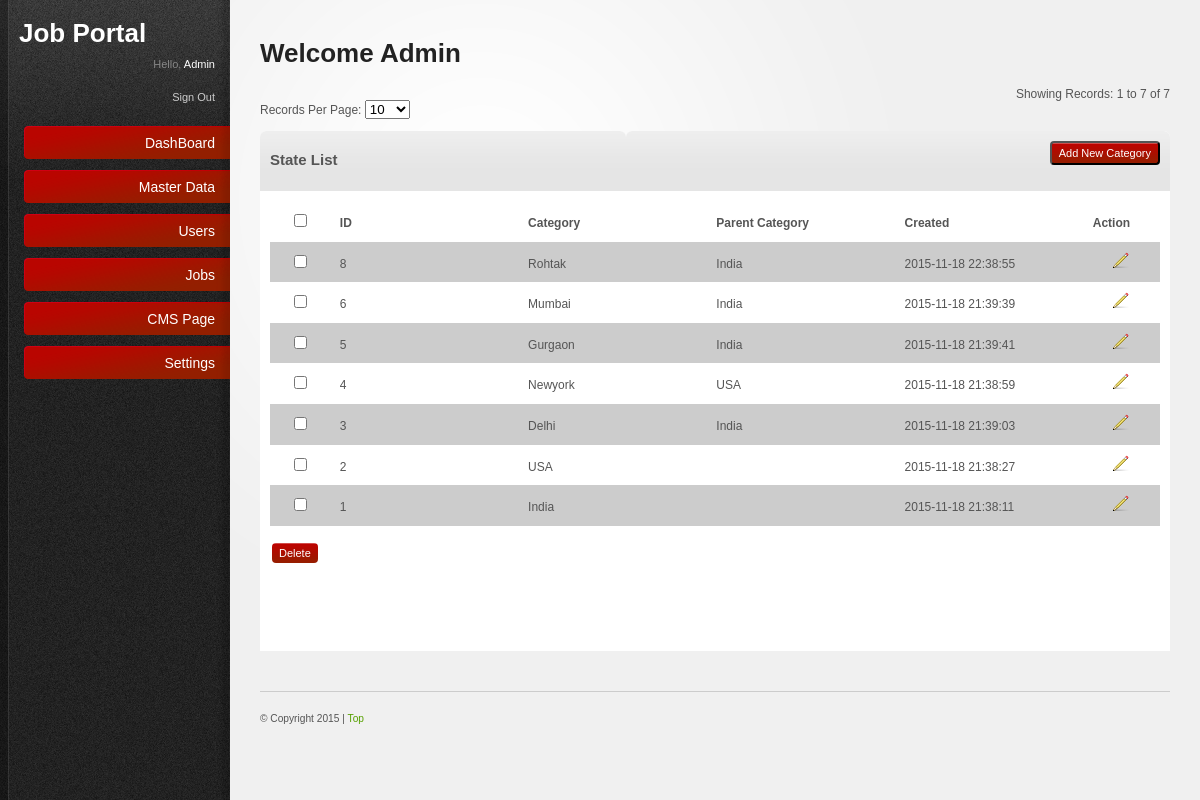
Screenshot of /admin/category.php (signed in) with the database file from the repository.
### tables this page shows
CREATE TABLE `category` (
  `id` int(11) NOT NULL AUTO_INCREMENT,
  `pid` int(11) NOT NULL,
  `cname` varchar(255) NOT NULL,
  `created` datetime NOT NULL,
  PRIMARY KEY (`id`)
);

### admin/includes/paging.inc.php (called while the page is built, shortened)
<?php
class Pager {
function pageSize($size)
{
if(!empty($size))
{
return $size;
}else{
return 25;
}
}
function findStart($limit) {
if ((!isset($_GET['page'])) || ($_GET['page'] == "1")) {
$start = 0;
}
else {
$start = ($_GET['page']-1) * $limit;
}
return $start;
}
function pageList($curpage, $pages,$pagesize,$queryString=false)
{
$page_list = "";
$limit=$pages-4;
$startpage=$curpage;
if($pages<=5)
{
$startpage=1;
$lastpage=$pages;
}
elseif($startpage>$limit)
{
$startpage=$limit;
$lastpage=$pages;
}
else
{
$lastpage=$startpage+4;
}
for ($i=$startpage; $i<=$pages and $i<=$lastpage; $i++)
{
if ($i == $curpage)
{
$page_list .= "<b>".$i."</b>";
}
else
{
$page_list .= "<a href=\"".$_SERVER['PHP_SELF']."?page=".$i."&".$queryString."&pagesize=".$pagesize."\" title=\"Page ".$i."\">".$i."</a>";
}
$page_list .= " ";
}
$page_list .= "</td>\n";
return $page_list;
}
function showingRecords($start,$limit,$count) {
$toEnd=$start+$limit;
if($toEnd>$count) {
$endPoint=$count;
}else {
$endPoint=$toEnd;
}
return ($start+1)." to ".$endPoint." of ".$count;
}
}
?>

### admin/includes/generalFunction.php (called while the page is built, shortened)
<?php
function return_category_name($id)
{
	$qry = "select cname from category where id='$id'";
	$get = mysql_query($qry);
	$fetch = mysql_fetch_array($get);
	$return = $fetch['cname'];
	return $return;
}
?>

### admin/category.php (the view, shortened to what this page needs)
<?
	require_once("includes/paging.inc.php");
	require_once("includes/generalFunction.php");
	$paging = new Pager;
	$pagesize=$_GET['pagesize'];
    $sql="select * from category where 1 order by id desc";
	 $limit=$paging->pageSize($pagesize);
	$start = $paging->findStart($limit);
	$ExecQuery=mysql_query($sql) or die(mysql_error());
	$count=mysql_num_rows($ExecQuery);
	$showingR=$paging->showingRecords($start,$limit,$count);
	$Exec=mysql_query("$sql $orders LIMIT  $start , $limit") or die(mysql_error());
    $countrecord=mysql_num_rows($Exec);
?>
<!DOCTYPE html PUBLIC "-//W3C//DTD XHTML 1.0 Strict//EN"
"http://www.w3.org/TR/xhtml1/DTD/xhtml1-strict.dtd">
<html xmlns="http://www.w3.org/1999/xhtml">
	<head>
		<link rel="stylesheet" href="resources/css/reset.css" type="text/css" media="screen" />
		<link rel="stylesheet" href="resources/css/style.css" type="text/css" media="screen" />
		<link rel="stylesheet" href="resources/css/invalid.css" type="text/css" media="screen" />
	</head>
	<body>
    <div id="body-wrapper">
	  <? include('left.php');	?>
     <div id="main-content">
			<h2>Welcome <?=ucfirst($_SESSION["username"]); ?></h2>
				 <tr>
		<td>
			<br>
					<?
  if($countrecord>0) {
  ?>
		<div align="right">Showing Records: <?=$showingR?></div>
		<div>Records Per Page:
			<select name="pagesize" id="pagesize" onchange="location.href='category.php?&pagesize='+this.value">
           		<option value="10" <? if($pagesize==10){echo "selected";} ?>>10</option>
			 </select>
		</div><br />
		<?
	}
		?>
		</td></tr>
			<table border="0" cellpadding="0" cellspacing="0" width="100%">
			  <tbody>
			  <tr>
				<td class="content-box-header">
					<b style='font-size:15px;'>State List</b>
				   </td>
                   <td class="content-box-header">
					<form name="createCity" method="post" action="add_category.php">
                    <div style="float:right">
                    <input class="button"  type="submit" name="createcity" value="Add New Category" >
					</div>
                    </form>
				   </td>
			  </tr>
			</tbody>
			</table>
		<table border="0" cellpadding="0" cellspacing="0">
			<tr>
				<td>
        <form method="post" name="frm" id="form1" onsubmit="return chkForm(this);">
	     <table class="tableList" border="0" cellpadding="0" cellspacing="1" width="100%">
		  <tbody>
  <?
  if($countrecord>0) {
    ?>
		  <tr>
			 <th width="2%" bgcolor="#FFFFFF">
			 	<input name="check_all" id="check_all" value="1" onclick="checkall(this.form)"  type="checkbox">
			  </th>
              <th align="left" width="10%" bgcolor="#FFFFFF"><b>ID</b> </th>
              <th align="left" width="10%" bgcolor="#FFFFFF"><b>Category</b> </th>
              <th align="left" width="10%" bgcolor="#FFFFFF"><b>Parent Category</b> </th>
              <th align="left" width="10%" bgcolor="#FFFFFF"><b>Created</b> </th>
              <th align="left" width="2%" bgcolor="#FFFFFF"><b>Action</b></th>
              </tr>
              <?
				   $i=0;
              while($records=mysql_fetch_array($Exec)) {
				if($i%2==0){$CL="#CCCCCC";}else{$CL="#FFFFFF";}
              ?>
			  <tr>
				<td align="center" bgcolor='<?=$CL?>'><input name="arr_pd_ids[]" id="arr_pd_ids[]" value="<?=$records['id']?>" type="checkbox"></td>
                <td bgcolor='<?=$CL?>'><? echo $records['id'];?> </td>
                <td bgcolor='<?=$CL?>'><? echo $records['cname'];?> </td>
                <td bgcolor='<?=$CL?>'><? echo return_category_name($records['pid']);?> </td>
                <td bgcolor='<?=$CL?>'><? echo $records['created'];?></td>
                <td align="center" bgcolor='<?=$CL?>'><span style="cursor:pointer" onclick="return actionPerform('updatecategory.php','<?=$records['id']?>','cit_id','frm');">
                     <img src="resources/images/icons/pencil.png" alt="Edit" border="0" height="16" width="16"></span></td>
  			</tr>
              <?
         $i++; }
              ?>
            </tbody>
          </table>
          <table border="0" cellpadding="0" cellspacing="0" width="100%">
          <tbody>
   		  <tr>
            <td style="padding: 2px;" ><br />
			        <input name="Delete" id="Delete"  value="Delete" class="button" onclick="return deleteConfirmFromUser1('arr_pd_ids[]')"
                    type="submit" style="border:0px;" />
            </td>
          </tr>
          <tr>
          	<td>&nbsp;</td>
          </tr>
          <tr>
          	<td>
          		<table border="0" cellpadding="0" cellspacing="0" width="100%">
	          		<tr>
	          			<td width="90%" align="center">
	          			</td>
	          		</tr>
          		</table>
          	</td>
          </tr>
          <?
      }else{
	     echo '<tr>
          	<td align="center">
          		No Records
          	</td>
          </tr>';
      }
          ?>
        </tbody>
        </table>
      </form>
		</td>
			</tr>
        </table>
    <? require('footer.php') ?>
</div>
</div>
</div></body>
</html>

### admin/left.php (shortened to what this page needs)
<div id="sidebar"><div id="sidebar-wrapper">
           <div style="padding:10px 0px 0px 10px; font-size:16px; color:#FFF;"> <h2 style="color:#fff; padding-top:10px;">Job Portal</h2>
           </div>
		<div id="profile-links">
			Hello, <span style="color:#FFF;"><?=ucfirst($_SESSION["username"]);?></span>
			 <br />
			<br />
               <a href="logout.php" title="Sign Out">Sign Out</a>
		</div>
           <?php
		  $menu_home = array("welcome.php");
		  $menu_master = array("citylist.php","state.php","country.php", "statuslist.php","updatecity.php","add_city.php","add_state.php","updatestate.php","add_country.php","updatecountry.php","add_status.php","updatestatus.php","adminuser.php", "experience.php", "qualification.php", "specialization.php", "specialization_manage.php", "qualification_manage.php", "experience_manage.php", "industry.php", "industry_manage.php", "functionalarea.php", "functionalarea_manage.php");
		  $menu_member = array("userlist.php","userreqlist.php","updateuser.php","updateuserreq.php","searchentry.php","searchentryassign.php","searchuserreq.php");
		  $menu_pass = array("change_password.php");
		  $menu_pages = array("cmspage.php","cmspage_manage.php");
		  $jobs = array("jobs.php");
		?>
               <ul id="main-nav">
                		<li>
                       <a href="welcome.php"
                       <?php if (in_array(basename($_SERVER['SCRIPT_FILENAME']), $menu_home)) { echo 'class="nav-top-item active no-submenu"';  } else { echo 'class="nav-top-item  no-submenu"'; }?>>DashBoard
                       </a></li>
                       <li>
                       <a href="#"
                       <?php if (in_array(basename($_SERVER['SCRIPT_FILENAME']), $menu_master)) { echo 'class="nav-top-item active no-submenu"';  } else { echo 'class="nav-top-item  no-submenu"'; }?>>Master Data
                       </a></li>
                       <li>
                       <a href="#"
                       <?php if (in_array(basename($_SERVER['SCRIPT_FILENAME']), $menu_member)) { echo 'class="nav-top-item active no-submenu"';  } else { echo 'class="nav-top-item  no-submenu"'; }?>>Users
                       </a>
                       </li>
                       <li>
                      <a href="#"
                       <?php if (in_array(basename($_SERVER['SCRIPT_FILENAME']), $jobs)) { echo 'class="nav-top-item active no-submenu"';  } else { echo 'class="nav-top-item  no-submenu"'; }?>>Jobs
                       </a>
                       </li>
					<li>
                       <a href="#"
                       <?php if (in_array(basename($_SERVER['SCRIPT_FILENAME']), $menu_pages)) { echo 'class="nav-top-item active no-submenu"';  } else { echo 'class="nav-top-item  no-submenu"'; }?>>CMS Page
                       </a>
                       </li>
                       <li>
                       <a href="#"
                       <?php if (in_array(basename($_SERVER['SCRIPT_FILENAME']), $menu_pass)) { echo 'class="nav-top-item active no-submenu"';  } else { echo 'class="nav-top-item  no-submenu"'; }?>>Settings
                       </a>
                       </li>
               </ul>
	</div></div>

### admin/footer.php
<div id="footer">
				<small>
						&#169; Copyright 2015 | <a href="#">Top</a>
				</small>
			</div>

### admin/resources/css/style.css (style rules this page uses)
html { font-size: 100%; height: 100%; margin-bottom: 1px; }
body { font-family: Arial, Helvetica, sans-serif; color: #555; background: #f0f0f0 url('../images/bg-body.gif') top left repeat-y; font-size: 12px; }
#body-wrapper { background: url('../images/bg-radial-gradient.gif') fixed 230px top no-repeat; }
h1, h2, h3, h4, h5, h6 { font-family: Helvetica, Arial, sans-serif; color: #222; font-weight: bold; }
h2 { font-size: 26px; padding: 0 0 10px 0; }
a { color: #57a000; text-decoration: none; }
small { font-size: 0.85em; }
.button { font-family: Verdana, Arial, sans-serif; text-align:center display: inline-block; background: url('../images/bg-button-green.gif') top left repeat-x !important; padding: 4px 7px 4px 7px !important; color: #fff !important; font-size: 11px !important; cursor: pointer; }
#sidebar { background: url('../images/bg-sidebar.gif') top left no-repeat; width: 230px; height: 100%; position: absolute; left: 0; top: 0; color: #888; font-size: 11px; }
#sidebar #sidebar-wrapper { margin: 0 0 0 9px; }
#sidebar a, #sidebar a:active { color:#ccc; }
#sidebar #profile-links { padding: 0 15px 20px 15px; text-align: right; line-height: 1.5em; }
#sidebar #main-nav { width: 206px; padding: 0; margin: 0 0 0 15px; font-family: Helvetica, Arial, sans-serif; }
#sidebar #main-nav li { list-style: none; padding-bottom: 10px; text-align: right; }
#sidebar #main-nav li a.nav-top-item { background: transparent url('../images/bg-menu-item-green.gif') right center no-repeat; padding: 10px 15px; color: #fff; font-size: 14px; cursor: pointer; display: block; text-decoration: none; }
#main-content { margin: 0 30px 0 260px; padding: 40px 0 0 0; }
#footer { border-top: 1px solid #ccc; margin: 40px 0 0 0; padding: 20px 0; font-size: 12px; }
.content-box-header { background: #e5e5e5 url('../images/bg-content-box.gif') top left repeat-x; margin-top: 1px; height: 40px; }
#main-content table { width: 100%; }
#main-content tbody { border-bottom: 1px solid #ddd; }
#main-content tbody tr { background: #fff; }
#main-content table td, #main-content table th { padding: 10px; line-height: 1.3em; }
form input[type="checkbox"], form input[type="radio"] { padding: 0; background: none; border: 0; }

### admin/resources/css/invalid.css (style rules this page uses)
.button, #main-content table tfoot td .bulk-actions select, .pagination a.number, form input.text-input, form textarea, form .wysiwyg, form select, .dp-popup { -moz-border-radius: 4px; -webkit-border-radius: 4px; border-radius: 4px; }
.content-box, .content-box-header, ul.content-box-tabs li a.current, .shortcut-button, .notification { -moz-border-radius: 6px; -webkit-border-radius: 6px; border-radius: 6px; }
.content-box-header { -moz-border-radius-bottomleft: 0; -moz-border-radius-bottomright: 0; -webkit-border-bottom-left-radius: 0; -webkit-border-bottom-right-radius: 0; border-bottom-left-radius: 0; border-bottom-right-radius: 0; }

### rows the page displays
category: id "8", cname "Rohtak", pid "India", created "2015-11-18 22:38:55"
category: id "6", cname "Mumbai", pid "India", created "2015-11-18 21:39:39"
category: id "5", cname "Gurgaon", pid "India", created "2015-11-18 21:39:41"
category: id "4", cname "Newyork", pid "USA", created "2015-11-18 21:38:59"
category: id "3", cname "Delhi", pid "India", created "2015-11-18 21:39:03"
category: id "2", cname "USA", created "2015-11-18 21:38:27"
category: id "1", cname "India", created "2015-11-18 21:38:11"

### other values shown
$_SESSION["username"] "Admin"
$showingR "1 to 7 of 7"
